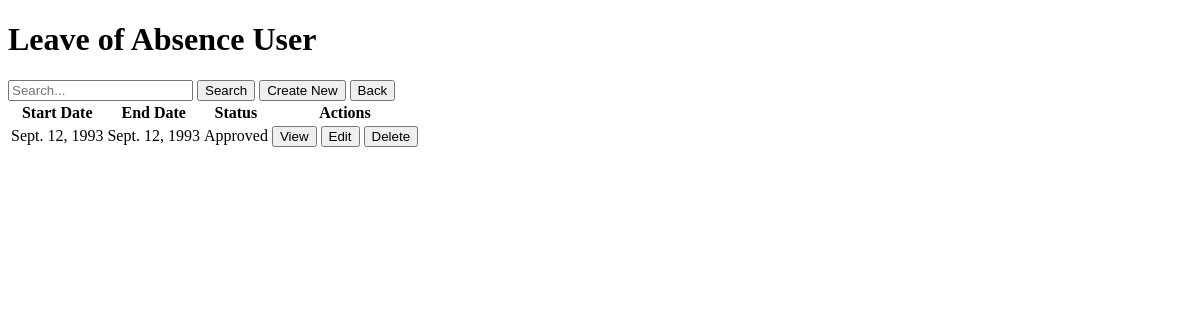
The page /loa_user/ (signed in) on the database as committed earlier.
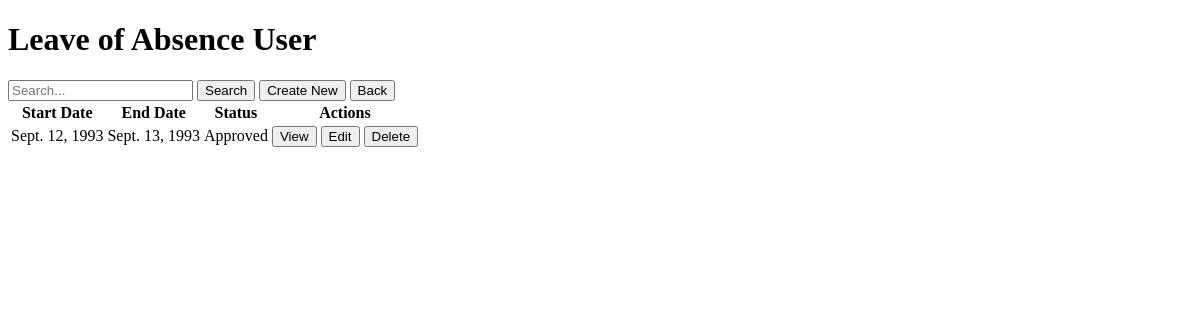
The same page on the database as committed later.
### main/models.py (models this page shows, shortened)
class LOA(models.Model):
    STATUS_CHOICES = [
        ('Pending', 'Pending'),
        ('Approved', 'Approved'),
        ('Denied', 'Denied'),
    ]
    user = models.ForeignKey(User, on_delete=models.CASCADE)
    start_date = models.DateField()
    end_date = models.DateField()
    status = models.CharField(max_length=10, choices=STATUS_CHOICES, default='Pending')

### main/views.py (the view)
# urls.py: path('loa_user/', views.loa_user, name='loa_user'),
@login_required
@user_passes_test(is_user)
def loa_user(request):
    query = request.GET.get('q', '')
    if query:
        loas = LOA.objects.filter(user=request.user).filter(
            Q(status__icontains(query))
        )
    else:
        loas = LOA.objects.filter(user=request.user)
    return render(request, 'loa_user.html', {'loas': loas, 'query': query})

### main/views.py (called while the page is built)
def is_user(user):
    return user.groups.filter(name='User').exists()

### main/templates/loa_user.html (shortened to what this page needs)
<!DOCTYPE html>
<html>
<head>
</head>
<body>
<h1>Leave of Absence User</h1>
<form method="get" action="{% url 'loa_user' %}">
<input type="text" name="q" placeholder="Search..." value="{{ query }}">
<button type="submit">Search</button>
<a href="{% url 'loa_create_user' %}"><button type="button">Create New</button></a>
<a href="{% url 'home_user' %}"><button type="button">Back</button></a>
</form>
<table>
<tr>
<th>Start Date</th>
<th>End Date</th>
<th>Status</th>
<th>Actions</th>
</tr>
{% for loa in loas %}
<tr>
<td>{{ loa.start_date }}</td>
<td>{{ loa.end_date }}</td>
<td>{{ loa.status }}</td>
<td>
<a href="{% url 'loa_submission_overview_user' %}?id={{ loa.id }}"><button>View</button></a>
<a href="{% url 'loa_edit_user' loa.id %}"><button>Edit</button></a>
<a href="{% url 'loa_delete_user' loa.id %}"><button>Delete</button></a>
</td>
</tr>
{% endfor %}
</table>
</body>
</html>

Rows that differ between the two databases and show on the page:
changed LOA "Approved": end_date "Sept. 12, 1993" → "Sept. 13, 1993"
